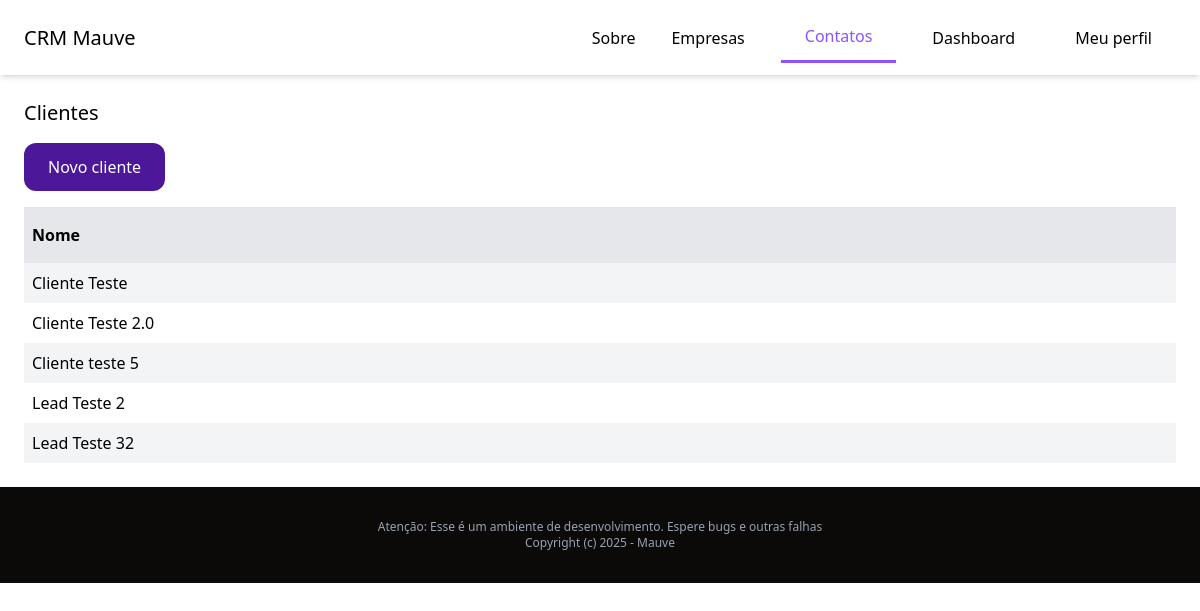
/dashboard/clientes/ (signed in), run on an earlier commit of the app's database.
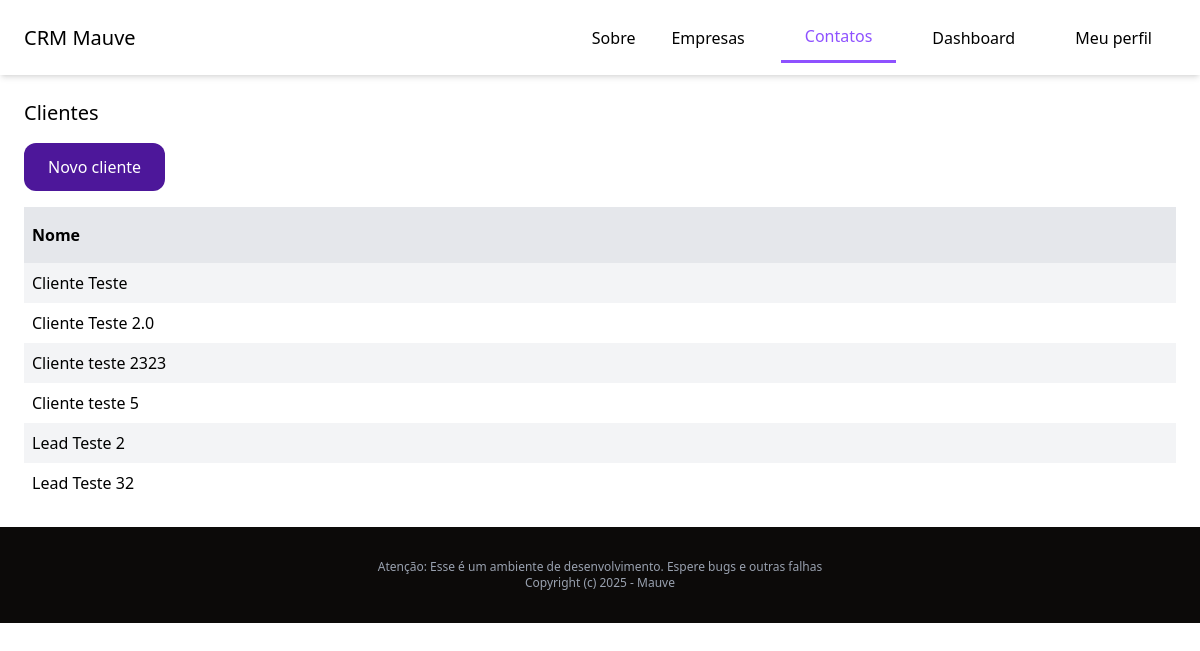
And on a later commit of the database.
### client/models.py (models this page shows, shortened)
class Client(models.Model):
    team = models.ForeignKey(Team, related_name='clients', on_delete=models.CASCADE)
    nome = models.CharField(max_length=255)
    email = models.EmailField()
    sobre = models.CharField(blank=True, null=True)
    criado_por = models.ForeignKey(User, related_name='clients', on_delete=models.CASCADE)
    criado_em = models.DateTimeField(auto_now_add=True)
    modificado_em = models.DateTimeField(auto_now=True)
    class Meta:
        ordering = ('nome',)

### client/views.py (the view)
# urls.py: path('', views.clients_lista, name='lista'),
@login_required
def clients_lista(request):
    clients = Client.objects.filter(criado_por=request.user)
    return render(request, 'client/clients_lista.html', {
        'clients': clients
})

### client/templates/client/clients_lista.html (shortened to what this page needs)
{% extends 'core/base.html' %}
{% block content %}
    <div class="py-6 px-6">
        <h1 class="mb-4 text-xl">Clientes</h1>
        <a href="{% url 'clients:add' %}" class="py-3 px-6 inline-block text-white bg-violet-900 rounded-xl hover:bg-violet-600">Novo cliente</a>
        <div class="flex justify-between mt-4">
            <p class="py-4 px-2 bg-gray-200 w-full font-semibold">Nome</p>
        </div>
        {% for client in clients %}
            <div class="flex justify-between">
                <p class="py-2 px-2  w-full {% cycle 'bg-gray-100' '' %}">
                    <a href="{% url 'clients:sobre' client.id %}">{{ client.nome }}</a>
                </p>
            </div>
        {% empty %}
            <p class="py-2 px-2 text-gray-900">Você ainda não cadastrou nenhum cliente</p>
        {% endfor %}
    </div>
{% endblock %}

What changed in the data, as far as the page shows it:
added Client: nome "Cliente teste 2323"
